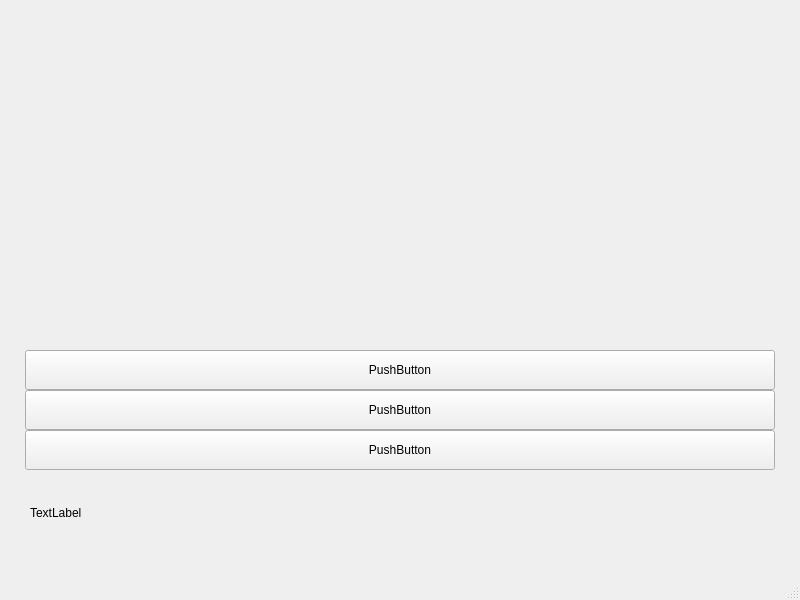
<?xml version="1.0" encoding="UTF-8"?>
<ui version="4.0">
 <class>MainWindow</class>
 <widget class="QMainWindow" name="MainWindow">
  <property name="geometry">
   <rect>
    <x>0</x>
    <y>0</y>
    <width>800</width>
    <height>600</height>
   </rect>
  </property>
  <property name="sizePolicy">
   <sizepolicy hsizetype="Fixed" vsizetype="Fixed">
    <horstretch>0</horstretch>
    <verstretch>0</verstretch>
   </sizepolicy>
  </property>
  <property name="windowTitle">
   <string>MainWindow</string>
  </property>
  <widget class="QWidget" name="centralwidget">
   <widget class="QPushButton" name="pushButton">
    <property name="geometry">
     <rect>
      <x>25</x>
      <y>350</y>
      <width>750</width>
      <height>40</height>
     </rect>
    </property>
    <property name="text">
     <string>PushButton</string>
    </property>
   </widget>
   <widget class="QPushButton" name="pushButton_2">
    <property name="geometry">
     <rect>
      <x>25</x>
      <y>430</y>
      <width>750</width>
      <height>40</height>
     </rect>
    </property>
    <property name="text">
     <string>PushButton</string>
    </property>
   </widget>
   <widget class="QPushButton" name="pushButton_3">
    <property name="geometry">
     <rect>
      <x>25</x>
      <y>390</y>
      <width>750</width>
      <height>40</height>
     </rect>
    </property>
    <property name="text">
     <string>PushButton</string>
    </property>
   </widget>
   <widget class="QLabel" name="label">
    <property name="geometry">
     <rect>
      <x>30</x>
      <y>480</y>
      <width>750</width>
      <height>65</height>
     </rect>
    </property>
    <property name="text">
     <string>TextLabel</string>
    </property>
   </widget>
  </widget>
  <widget class="QMenuBar" name="menubar">
   <property name="geometry">
    <rect>
     <x>0</x>
     <y>0</y>
     <width>800</width>
     <height>21</height>
    </rect>
   </property>
  </widget>
  <widget class="QStatusBar" name="statusbar"/>
 </widget>
 <resources/>
 <connections/>
</ui>
